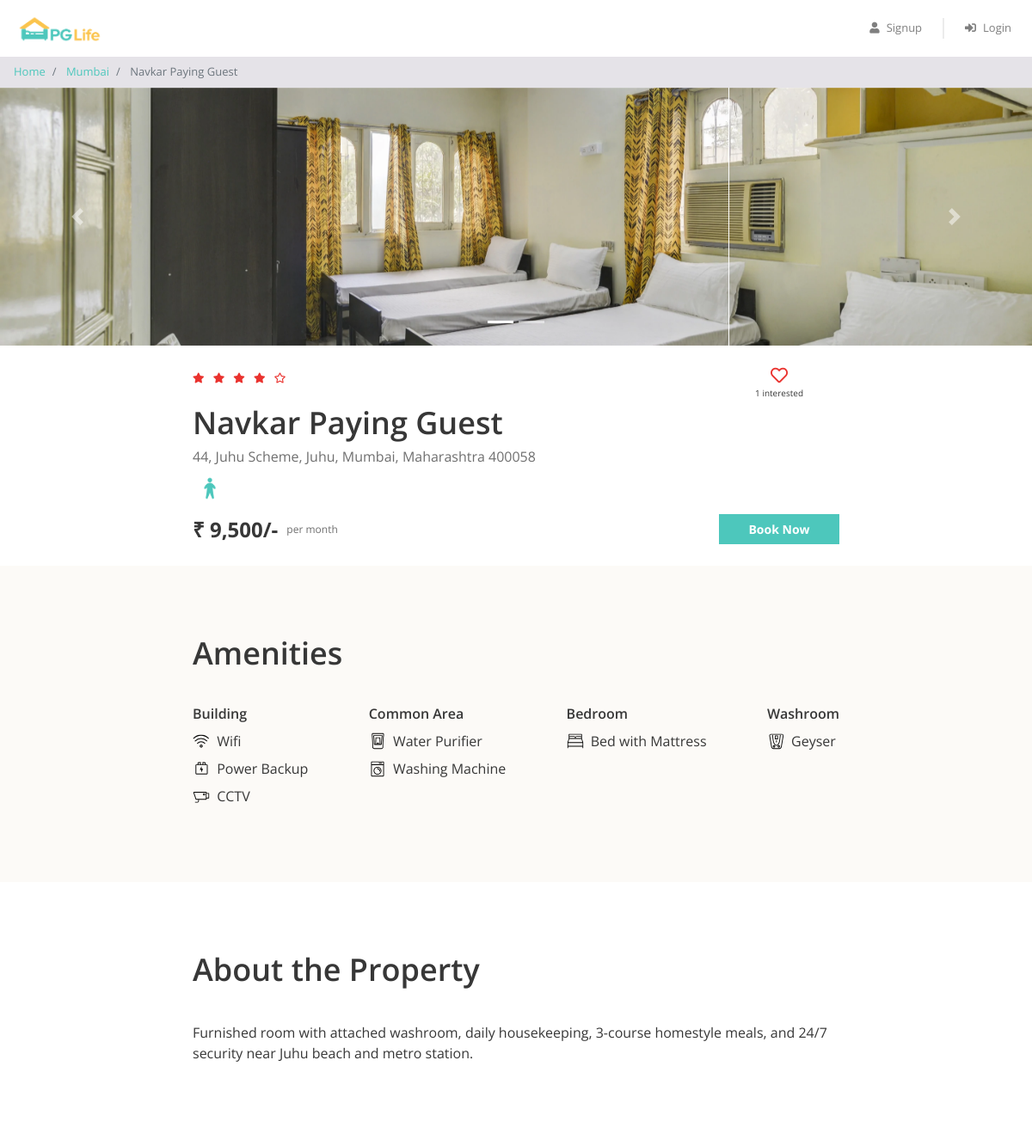
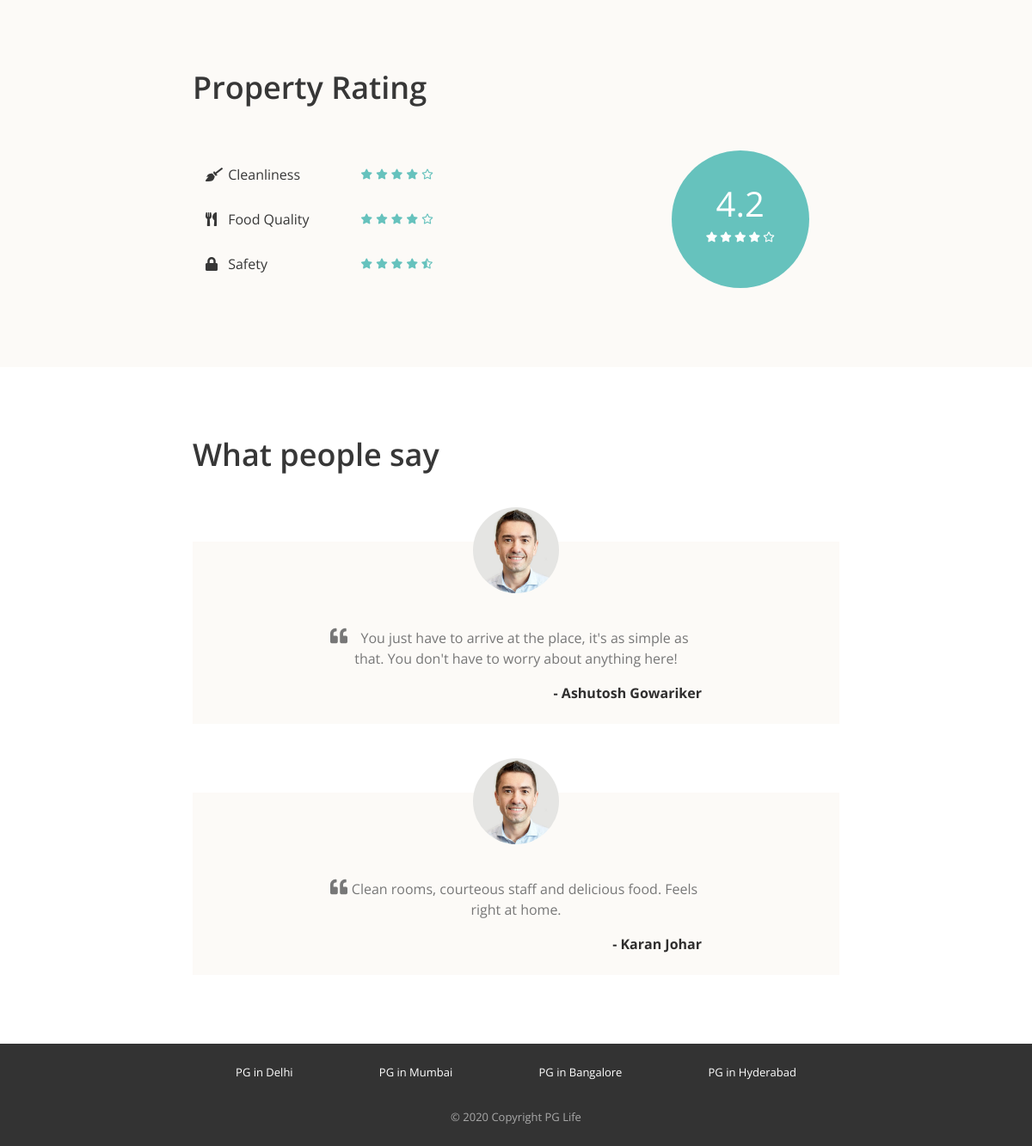
The app's page /backend/property_detail.php?property_id=1 with its own data (2 pictures, top to bottom).
### tables this page shows
CREATE TABLE `properties` (
  `id` INT AUTO_INCREMENT PRIMARY KEY,
  `city_id` INT NOT NULL,
  `name` VARCHAR(255) NOT NULL,
  `address` VARCHAR(500) NOT NULL,
  `description` TEXT NOT NULL,
  `gender` ENUM('male', 'female', 'unisex') NOT NULL,
  `rent` INT NOT NULL,
  `rating_clean` FLOAT NOT NULL,
  `rating_food` FLOAT NOT NULL,
  `rating_safety` FLOAT NOT NULL,
  FOREIGN KEY (`city_id`) REFERENCES `cities` (`id`) ON DELETE CASCADE
);

CREATE TABLE `cities` (
  `id` INT AUTO_INCREMENT PRIMARY KEY,
  `name` VARCHAR(100) NOT NULL
);

CREATE TABLE `amenities` (
  `id` INT AUTO_INCREMENT PRIMARY KEY,
  `name` VARCHAR(100) NOT NULL,
  `type` VARCHAR(100) NOT NULL,
  `icon` VARCHAR(100) NOT NULL
);

CREATE TABLE `testimonials` (
  `id` INT AUTO_INCREMENT PRIMARY KEY,
  `property_id` INT NOT NULL,
  `user_name` VARCHAR(100) NOT NULL,
  `content` TEXT NOT NULL,
  FOREIGN KEY (`property_id`) REFERENCES `properties` (`id`) ON DELETE CASCADE
);

### backend/property_detail.php (the view, shortened to what this page needs)
<?php
require "includes/database_connect.php";
$property_id = $_GET["property_id"];
$sql_1 = "SELECT *, p.id AS property_id, p.name AS property_name, c.name AS city_name
            FROM properties p
            INNER JOIN cities c ON p.city_id = c.id
            WHERE p.id = $property_id";
$result_1 = mysqli_query($conn, $sql_1);
$property = mysqli_fetch_assoc($result_1);
$sql_2 = "SELECT * FROM testimonials WHERE property_id = $property_id";
$result_2 = mysqli_query($conn, $sql_2);
$testimonials = mysqli_fetch_all($result_2, MYSQLI_ASSOC);
$sql_3 = "SELECT a.*
            FROM amenities a
            INNER JOIN properties_amenities pa ON a.id = pa.amenity_id
            WHERE pa.property_id = $property_id";
$result_3 = mysqli_query($conn, $sql_3);
$amenities = mysqli_fetch_all($result_3, MYSQLI_ASSOC);
$sql_4 = "SELECT * FROM interested_users_properties WHERE property_id = $property_id";
$result_4 = mysqli_query($conn, $sql_4);
$interested_users_count = mysqli_num_rows($result_4);
?>
<!DOCTYPE html>
<html lang="en">
<head>
    <?php
    include "includes/head_links.php";
    ?>
    <link href="css/property_detail.css" rel="stylesheet" />
</head>
<body>
    <?php
    include "includes/header.php";
    ?>
    <nav aria-label="breadcrumb">
        <ol class="breadcrumb py-2">
            <li class="breadcrumb-item">
                <a href="index.php">Home</a>
            </li>
            <li class="breadcrumb-item">
                <a href="property_list.php?city=<?= $property['city_name']; ?>"><?= $property['city_name']; ?></a>
            </li>
            <li class="breadcrumb-item active" aria-current="page">
                <?= $property['property_name']; ?>
            </li>
        </ol>
    </nav>
    <div id="property-images" class="carousel slide" data-ride="carousel">
        <ol class="carousel-indicators">
            <?php
            $property_images = glob("img/properties/" . $property['property_id'] . "/*");
            foreach ($property_images as $index => $property_image) {
            ?>
                <li data-target="#property-images" data-slide-to="<?= $index ?>" class="<?= $index == 0 ? "active" : ""; ?>"></li>
            <?php
            }
            ?>
        </ol>
        <div class="carousel-inner">
            <?php
            foreach ($property_images as $index => $property_image) {
            ?>
                <div class="carousel-item <?= $index == 0 ? "active" : ""; ?>">
                    <img class="d-block w-100" src="<?= $property_image ?>" alt="slide">
                </div>
            <?php
            }
            ?>
        </div>
        <a class="carousel-control-prev" href="#property-images" role="button" data-slide="prev">
            <span class="carousel-control-prev-icon" aria-hidden="true"></span>
        </a>
        <a class="carousel-control-next" href="#property-images" role="button" data-slide="next">
            <span class="carousel-control-next-icon" aria-hidden="true"></span>
        </a>
    </div>
    <div class="property-summary page-container">
        <div class="row no-gutters justify-content-between">
            <?php
            $total_rating = ($property['rating_clean'] + $property['rating_food'] + $property['rating_safety']) / 3;
            $total_rating = round($total_rating, 1);
            ?>
            <div class="star-container" title="<?= $total_rating ?>">
                <?php
                $rating = $total_rating;
                for ($i = 0; $i < 5; $i++) {
                    if ($rating >= $i + 0.8) {
                ?>
                        <i class="fas fa-star"></i>
                    <?php
                    } elseif ($rating >= $i + 0.3) {
                    ?>
                        <i class="fas fa-star-half-alt"></i>
                    <?php
                    } else {
                    ?>
                        <i class="far fa-star"></i>
                <?php
                    }
                }
                ?>
            </div>
            <div class="interested-container">
                <?php
                $is_interested = false;
                if ($is_interested) {
                ?>
                    <i class="is-interested-image fas fa-heart"></i>
                <?php
                } else {
                ?>
                    <i class="is-interested-image far fa-heart"></i>
                <?php
                }
                ?>
                <div class="interested-text">
                    <span class="interested-user-count"><?= $interested_users_count ?></span> interested
                </div>
            </div>
        </div>
        <div class="detail-container">
            <div class="property-name"><?= $property['property_name'] ?></div>
            <div class="property-address"><?= $property['address'] ?></div>
            <div class="property-gender">
                <?php
                if ($property['gender'] == "male") {
                ?>
                    <img src="img/male.png">
                <?php
                } elseif ($property['gender'] == "female") {
                ?>
                    <img src="img/female.png">
                <?php
                } else {
                ?>
                    <img src="img/unisex.png">
                <?php
                }
                ?>
            </div>
        </div>
        <div class="row no-gutters">
            <div class="rent-container col-6">
                <div class="rent">₹ <?= number_format($property['rent']) ?>/-</div>
                <div class="rent-unit">per month</div>
            </div>
            <div class="button-container col-6">
                <a href="#" class="btn btn-primary">Book Now</a>
            </div>
        </div>
    </div>
    <div class="property-amenities">
        <div class="page-container">
            <h1>Amenities</h1>
            <div class="row justify-content-between">
                <div class="col-md-auto">
                    <h5>Building</h5>
                    <?php
                    foreach ($amenities as $amenity) {
                        if ($amenity['type'] == "Building") {
                    ?>
                            <div class="amenity-container">
                                <img src="img/amenities/<?= $amenity['icon'] ?>.svg">
                                <span><?= $amenity['name'] ?></span>
                            </div>
                    <?php
                        }
                    }
                    ?>
                </div>
                <div class="col-md-auto">
                    <h5>Common Area</h5>
                    <?php
                    foreach ($amenities as $amenity) {
                        if ($amenity['type'] == "Common Area") {
                    ?>
                            <div class="amenity-container">
                                <img src="img/amenities/<?= $amenity['icon'] ?>.svg">
                                <span><?= $amenity['name'] ?></span>
                            </div>
                    <?php
                        }
                    }
                    ?>
                </div>
                <div class="col-md-auto">
                    <h5>Bedroom</h5>
                    <?php
                    foreach ($amenities as $amenity) {
                        if ($amenity['type'] == "Bedroom") {
                    ?>
                            <div class="amenity-container">
                                <img src="img/amenities/<?= $amenity['icon'] ?>.svg">
                                <span><?= $amenity['name'] ?></span>
                            </div>
                    <?php
                        }
                    }
                    ?>
                </div>
                <div class="col-md-auto">
                    <h5>Washroom</h5>
                    <?php
                    foreach ($amenities as $amenity) {
                        if ($amenity['type'] == "Washroom") {
                    ?>
                            <div class="amenity-container">
                                <img src="img/amenities/<?= $amenity['icon'] ?>.svg">
                                <span><?= $amenity['name'] ?></span>
                            </div>
                    <?php
                        }
                    }
                    ?>
                </div>
            </div>
        </div>
    </div>
    <div class="property-about page-container">
        <h1>About the Property</h1>
        <p><?= $property['description'] ?></p>
    </div>
    <div class="property-rating">
        <div class="page-container">
            <h1>Property Rating</h1>
            <div class="row align-items-center justify-content-between">
                <div class="col-md-6">
                    <div class="rating-criteria row">
                        <div class="col-6">
                            <i class="rating-criteria-icon fas fa-broom"></i>
                            <span class="rating-criteria-text">Cleanliness</span>
                        </div>
                        <div class="rating-criteria-star-container col-6" title="<?= $property['rating_clean'] ?>">
                            <?php
                            $rating = $property['rating_clean'];
                            for ($i = 0; $i < 5; $i++) {
                                if ($rating >= $i + 0.8) {
                            ?>
                                    <i class="fas fa-star"></i>
                                <?php
                                } elseif ($rating >= $i + 0.3) {
                                ?>
                                    <i class="fas fa-star-half-alt"></i>
                                <?php
                                } else {
                                ?>
                                    <i class="far fa-star"></i>
                            <?php
                                }
                            }
                            ?>
                        </div>
                    </div>
                    <div class="rating-criteria row">
                        <div class="col-6">
                            <i class="rating-criteria-icon fas fa-utensils"></i>
                            <span class="rating-criteria-text">Food Quality</span>
                        </div>
                        <div class="rating-criteria-star-container col-6" title="<?= $property['rating_food'] ?>">
                            <?php
                            $rating = $property['rating_food'];
                            for ($i = 0; $i < 5; $i++) {
                                if ($rating >= $i + 0.8) {
                            ?>
                                    <i class="fas fa-star"></i>
                                <?php
                                } elseif ($rating >= $i + 0.3) {
                                ?>
                                    <i class="fas fa-star-half-alt"></i>
                                <?php
                                } else {
                                ?>
                                    <i class="far fa-star"></i>
                            <?php
                                }
                            }
                            ?>
                        </div>
                    </div>
                    <div class="rating-criteria row">
                        <div class="col-6">
                            <i class="rating-criteria-icon fa fa-lock"></i>
                            <span class="rating-criteria-text">Safety</span>
                        </div>
                        <div class="rating-criteria-star-container col-6" title="<?= $property['rating_safety'] ?>">
                            <?php
                            $rating = $property['rating_safety'];
                            for ($i = 0; $i < 5; $i++) {
                                if ($rating >= $i + 0.8) {
                            ?>
                                    <i class="fas fa-star"></i>
                                <?php
                                } elseif ($rating >= $i + 0.3) {
                                ?>
                                    <i class="fas fa-star-half-alt"></i>
                                <?php
                                } else {
                                ?>
                                    <i class="far fa-star"></i>
                            <?php
                                }
                            }
                            ?>
                        </div>
                    </div>
                </div>
                <div class="col-md-4">
                    <div class="rating-circle">
                        <?php
                        $total_rating = ($property['rating_clean'] + $property['rating_food'] + $property['rating_safety']) / 3;
                        $total_rating = round($total_rating, 1);
                        ?>
                        <div class="total-rating"><?= $total_rating ?></div>
                        <div class="rating-circle-star-container">
                            <?php
                            $rating = $total_rating;
                            for ($i = 0; $i < 5; $i++) {
                                if ($rating >= $i + 0.8) {
                            ?>
                                    <i class="fas fa-star"></i>
                                <?php
                                } elseif ($rating >= $i + 0.3) {
                                ?>
                                    <i class="fas fa-star-half-alt"></i>
                                <?php
                                } else {
                                ?>
                                    <i class="far fa-star"></i>
                            <?php
                                }
                            }
                            ?>
                        </div>
                    </div>
                </div>
            </div>
        </div>
    </div>
    <div class="property-testimonials page-container">
        <h1>What people say</h1>
        <?php
        foreach ($testimonials as $testimonial) {
        ?>
            <div class="testimonial-block">
                <div class="testimonial-image-container">
                    <img class="testimonial-img" src="img/man.png">
                </div>
                <div class="testimonial-text">
                    <i class="fa fa-quote-left" aria-hidden="true"></i>
                    <p><?= $testimonial['content'] ?></p>
                </div>
                <div class="testimonial-name">- <?= $testimonial['user_name'] ?></div>
            </div>
        <?php
        }
        ?>
    </div>
    <?php
    include "includes/footer.php";
    ?>
</body>
</html>

### records on screen
properties: city.name "Mumbai", name "Navkar Paying Guest", rating_safety 4.5 (drawn), address "44, Juhu Scheme, Juhu, Mumbai, Maharashtra 400058", rent "9,500", description "Furnished room with attached washroom, daily housekeeping, 3-course homestyle meals, and 24/7 security near Juhu beach and metro station.", rating_clean "4.2"
amenities: icon (picture), name "Wifi"
amenities: icon (picture), name "Power Backup"
amenities: icon (picture), name "CCTV"
amenities: icon (picture), name "Water Purifier"
amenities: icon (picture), name "Washing Machine"
amenities: name "Bed with Mattress"
amenities: icon (picture), name "Geyser"
testimonials: content "You just have to arrive at the place, it's as simple as that. You don't have to worry about anything here!", user_name "Ashutosh Gowariker"
testimonials: content "Clean rooms, courteous staff and delicious food. Feels right at home.", user_name "Karan Johar"

### other values on screen
$interested_users_count "1"
